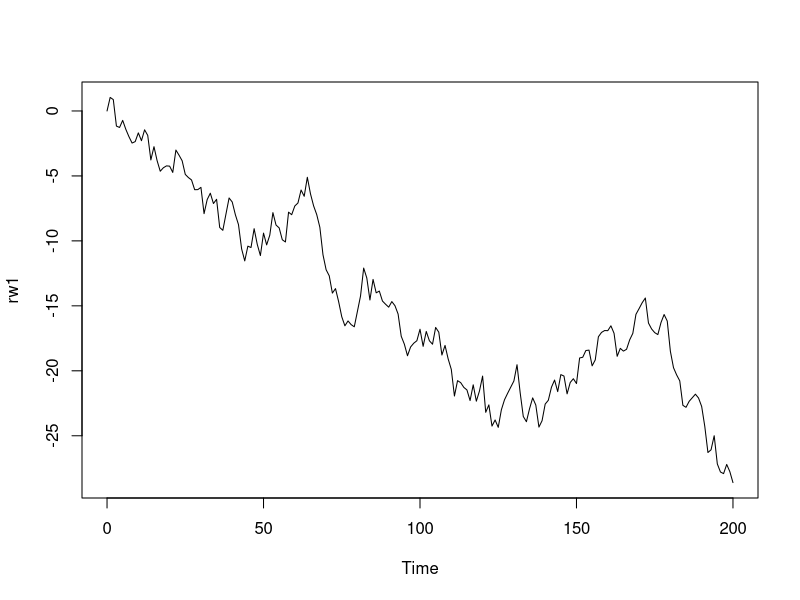
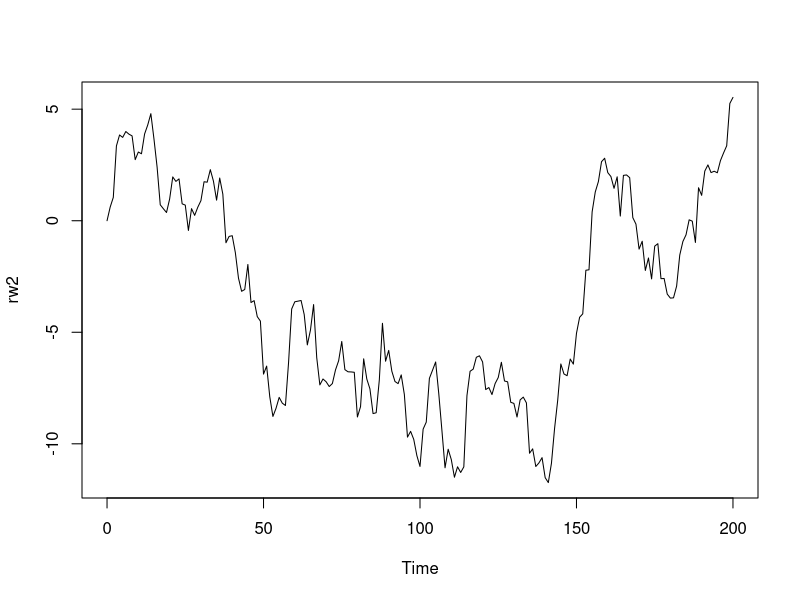
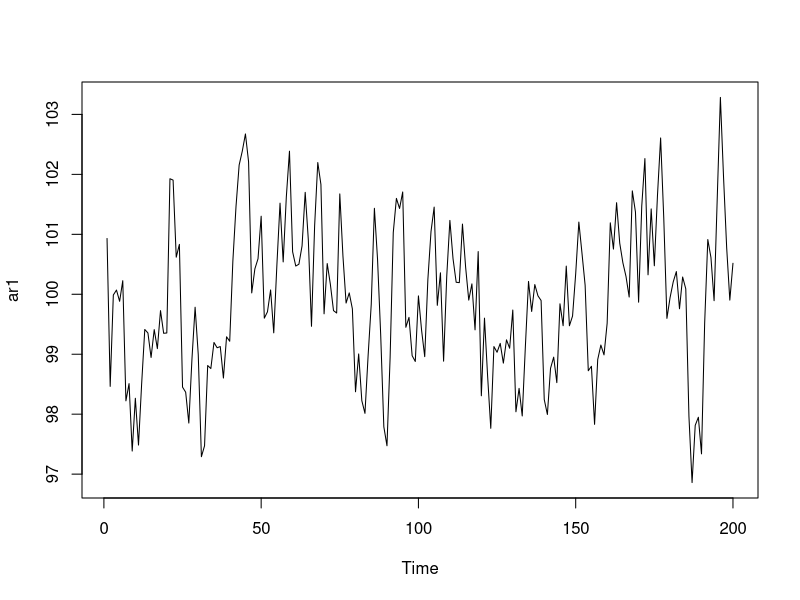
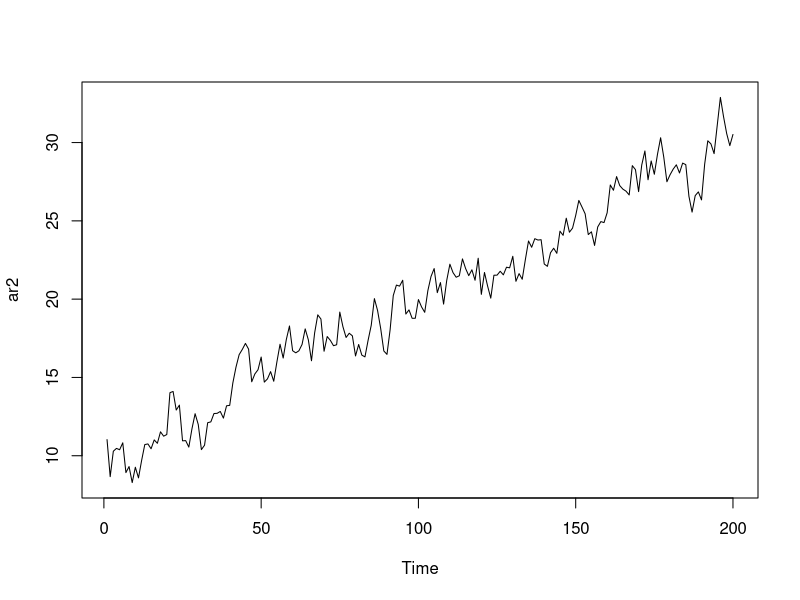

Source code (R) for these figures, in order:
## ---- chunk 1
library(urca)
## install.packages("urca")
## ---- chunk 2
rw1 <- arima.sim(model = list(order = c(0, 1, 0)), n = 200)
rw2 <- arima.sim(model = list(order = c(0, 1, 0)), n = 200)

# rw2 <- 1.5 * rw1 + rnorm(n = 200)
plot(rw1)
plot(rw2)
## ---- chunk 3
summary(lm(rw2 ~ rw1))
## ---- chunk 4
## Unit root (ur)
library(urca)
summary(ur.df(rw1, type = "none", lags = 0))
## ---- chunk 5
set.seed(5454) ## For reproducibility of the simulation results
ar1 <- 100 + arima.sim(model = list(order = c(1, 0, 0), ar = 0.7), n = 200)
plot(ar1)
## ---- chunk 6
summary(ur.df(ar1, type = "none", lags = 0))
## ---- chunk 7
summary(ur.df(ar1, type = "drift", lags = 0))
## ---- chunk 8
set.seed(5454) ## For reproducibility of the simulation results
ar2 <- 10 + 0.1*(1:200) + arima.sim(model = list(order = c(1, 0, 0), ar = 0.7), n = 200)
plot(ar2)
## ---- chunk 9
summary(ur.df(ar2, type = "drift", lags = 0))
## ---- chunk 10
summary(ur.df(ar2, type = "trend", lags = 0))
## ---- chunk 11
ar3 <- arima.sim(n = 200, model = list(ar = c(0.6, 0.4, -0.7)))

summary(ur.df(ar3, type = "none"))
## ---- chunk 12
summary(ur.kpss(ar2))
